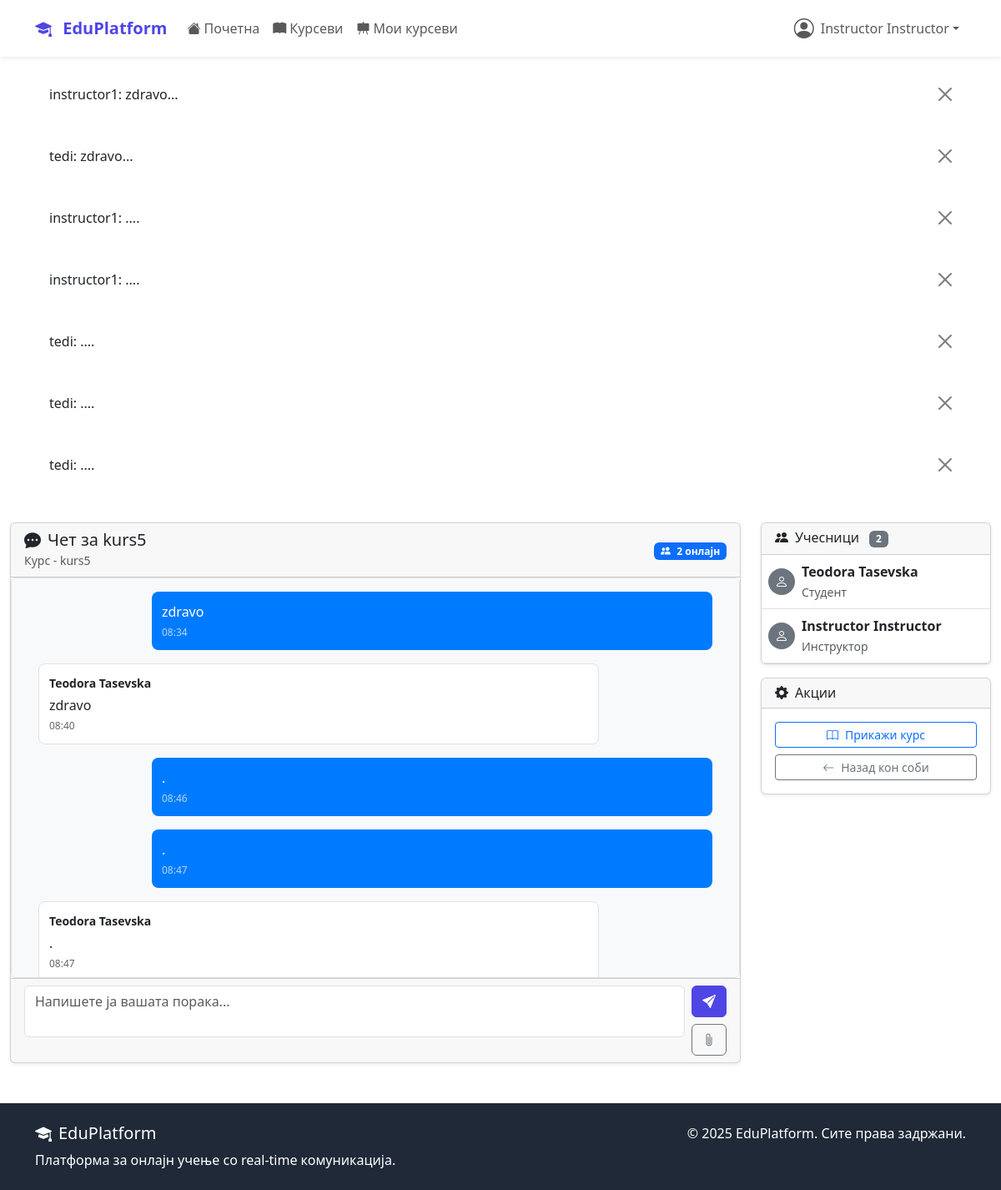
Screenshot of /chat/room/3/ (signed in) with the database file from the repository.
### accounts/models.py (models this page shows, shortened)
class User(AbstractUser):
    USER_TYPE_CHOICES = (
        ('student', 'Студент'),
        ('instructor', 'Инструктор'),
        ('admin', 'Администратор'),
    )
    user_type = models.CharField(
        max_length=20,
        choices=USER_TYPE_CHOICES,
        default='student'
    )
    bio = models.TextField(max_length=500, blank=True)
    profile_picture = models.ImageField(
        upload_to='profile_pics/',
        blank=True,  # Додадено
        null=True    # Додадено
    )
    birth_date = models.DateField(null=True, blank=True)
    phone_number = models.CharField(max_length=15, blank=True)
    created_at = models.DateTimeField(auto_now_add=True)
    updated_at = models.DateTimeField(auto_now=True)

### chat/models.py (models this page shows, shortened)
class Message(models.Model):
    MESSAGE_TYPE_CHOICES = (
        ('text', 'Текст'),
        ('file', 'Фајл'),
        ('image', 'Слика'),
        ('system', 'Системска'),
    )
    room = models.ForeignKey(ChatRoom, on_delete=models.CASCADE, related_name='messages')
    sender = models.ForeignKey(
        settings.AUTH_USER_MODEL,
        on_delete=models.CASCADE,
        related_name='sent_messages'
    )
    content = models.TextField()
    message_type = models.CharField(max_length=20, choices=MESSAGE_TYPE_CHOICES, default='text')
    file_attachment = models.FileField(upload_to='chat_files/', blank=True, null=True)
    reply_to = models.ForeignKey(
        'self',
        on_delete=models.CASCADE,
        null=True,
        blank=True,
        related_name='replies'
    )
    is_edited = models.BooleanField(default=False)
    edited_at = models.DateTimeField(null=True, blank=True)
    timestamp = models.DateTimeField(auto_now_add=True)
    class Meta:
        ordering = ['timestamp']
    def __str__(self):
        return f"{self.sender.username}: {self.content[:50]}..."

class ChatRoom(models.Model):
    ROOM_TYPE_CHOICES = (
        ('course', 'Курс'),
        ('private', 'Приватен'),
        ('general', 'Општ'),
    )
    name = models.CharField(max_length=100)
    room_type = models.CharField(max_length=20, choices=ROOM_TYPE_CHOICES)
    course = models.OneToOneField(
        Course,
        on_delete=models.CASCADE,
        null=True,
        blank=True,
        related_name='chat_room'
    )
    participants = models.ManyToManyField(
        settings.AUTH_USER_MODEL,
        related_name='chat_rooms'
    )
    created_by = models.ForeignKey(
        settings.AUTH_USER_MODEL,
        on_delete=models.CASCADE,
        related_name='created_rooms'
    )
    is_active = models.BooleanField(default=True)
    created_at = models.DateTimeField(auto_now_add=True)
    def get_room_group_name(self):
        return f"chat_{self.id}"

### courses/models.py (models this page shows, shortened)
class Course(models.Model):
    DIFFICULTY_CHOICES = (
        ('beginner', 'Почетник'),
        ('intermediate', 'Средно'),
        ('advanced', 'Напредно'),
    )
    STATUS_CHOICES = (
        ('draft', 'Нацрт'),
        ('published', 'Објавен'),
        ('archived', 'Архивиран'),
    )
    title = models.CharField(max_length=200)
    slug = models.SlugField(unique=True, blank=True, max_length=250)
    description = models.TextField()
    instructor = models.ForeignKey(
        settings.AUTH_USER_MODEL,
        on_delete=models.CASCADE,
        related_name='courses_taught'
    )
    category = models.ForeignKey(Category, on_delete=models.CASCADE)
    thumbnail = models.ImageField(upload_to='course_thumbnails/', blank=True)
    price = models.DecimalField(max_digits=8, decimal_places=2, default=0.00)
    difficulty = models.CharField(max_length=20, choices=DIFFICULTY_CHOICES)
    status = models.CharField(max_length=20, choices=STATUS_CHOICES, default='published')
    duration_hours = models.PositiveIntegerField(help_text="Должина во часови")
    max_students = models.PositiveIntegerField(null=True, blank=True)
    requirements = models.TextField(blank=True, help_text="Предуслови за курсот")
    what_you_learn = models.TextField(help_text="Што ќе научат студентите")
    created_at = models.DateTimeField(auto_now_add=True)
    updated_at = models.DateTimeField(auto_now=True)
    class Meta:
        ordering = ['-created_at']
    def get_absolute_url(self):
        return reverse('courses:detail', kwargs={'slug': self.slug})

### chat/views.py (the view, shortened to what this page needs)
# urls.py: path('room/<int:room_id>/', views.ChatRoomView.as_view(), name='room'),
class ChatRoomView(LoginRequiredMixin, DetailView):
    model = ChatRoom
    template_name = 'chat/room.html'
    context_object_name = 'room'
    pk_url_kwarg = 'room_id'
    def get_object(self):
        room = get_object_or_404(ChatRoom, id=self.kwargs['room_id'])
        return room
    def get_context_data(self, **kwargs):
        context = super().get_context_data(**kwargs)
        room = self.object
        context['messages'] = Message.objects.filter(
            room=room
        ).select_related('sender').order_by('-timestamp')[:50][::-1]
        context['participants'] = room.participants.all()
        context['message_form'] = MessageForm()
        context['room_group_name'] = room.get_room_group_name()
        return context

### templates/chat/room.html (shortened to what this page needs)
{% extends 'base.html' %}
{% block content %}
<div class="container-fluid mt-4">
    <div class="row">
        <div class="col-lg-9">
            <div class="card shadow-sm">
                <div class="card-header">
                    <div class="d-flex justify-content-between align-items-center">
                        <div>
                            <h5 class="mb-0">
                                <i class="bi bi-chat-dots-fill me-2"></i>{{ room.name }}
                            </h5>
                            <small class="text-muted">
                                {{ room.get_room_type_display }}
                                {% if room.course %} - {{ room.course.title }}{% endif %}
                            </small>
                        </div>
                        <div>
                            <span class="badge bg-primary" id="online-count">
                                <i class="bi bi-people-fill me-1"></i>
                                <span id="participant-count">{{ participants.count }}</span> онлајн
                            </span>
                        </div>
                    </div>
                </div>
                <div class="card-body p-0">
                    <div class="chat-container p-3" id="chat-messages">
                        {% for message in messages %}
                        <div class="message {% if message.sender == user %}own{% else %}other{% endif %}"
                             data-message-id="{{ message.id }}">
                            {% if message.sender != user %}
                                <div class="message-sender">{{ message.sender.get_full_name|default:message.sender.username }}</div>
                            {% endif %}
                            <div class="message-content">{{ message.content }}</div>
                            <div class="message-time">{{ message.timestamp|date:"H:i" }}</div>
                        </div>
                        {% endfor %}
                    </div>
                </div>
                <div class="card-footer">
                    <form id="message-form" class="d-flex">
                        <div class="flex-grow-1 me-2">
                            <textarea class="form-control message-input"
                                      id="message-input"
                                      placeholder="Напишете ја вашата порака..."
                                      rows="2"></textarea>
                        </div>
                        <div class="d-flex flex-column">
                            <button type="submit" class="btn btn-primary mb-2" id="send-button">
                                <i class="bi bi-send-fill"></i>
                            </button>
                            <button type="button" class="btn btn-outline-secondary" id="attach-button">
                                <i class="bi bi-paperclip"></i>
                            </button>
                        </div>
                    </form>
                </div>
            </div>
        </div>
        <div class="col-lg-3">
            <div class="card shadow-sm">
                <div class="card-header">
                    <h6 class="mb-0">
                        <i class="bi bi-people-fill me-2"></i>Учесници
                        <span class="badge bg-secondary ms-2">{{ participants.count }}</span>
                    </h6>
                </div>
                <div class="card-body p-0">
                    <div class="online-users" id="participants-list">
                        {% for participant in participants %}
                        <div class="d-flex align-items-center p-2 border-bottom participant-item"
                             data-user-id="{{ participant.id }}">
                            {% if participant.profile_picture %}
                                <img src="{{ participant.profile_picture.url }}"
                                     alt="{{ participant.get_full_name }}"
                                     class="rounded-circle me-2" width="32" height="32">
                            {% else %}
                                <div class="bg-secondary rounded-circle d-flex align-items-center justify-content-center me-2"
                                     style="width: 32px; height: 32px;">
                                    <i class="bi bi-person text-white"></i>
                                </div>
                            {% endif %}
                            <div class="flex-grow-1">
                                <div class="fw-bold">{{ participant.get_full_name|default:participant.username }}</div>
                                <small class="text-muted">{{ participant.get_user_type_display }}</small>
                            </div>
                        </div>
                        {% endfor %}
                    </div>
                </div>
            </div>
            <div class="card shadow-sm mt-3">
                <div class="card-header">
                    <h6 class="mb-0"><i class="bi bi-gear-fill me-2"></i>Акции</h6>
                </div>
                <div class="card-body">
                    <div class="d-grid gap-2">
                        {% if room.course %}
                        <a href="{{ room.course.get_absolute_url }}" class="btn btn-outline-primary btn-sm">
                            <i class="bi bi-book me-2"></i>Прикажи курс
                        </a>
                        {% endif %}
                        <a href="{% url 'chat:list' %}" class="btn btn-outline-secondary btn-sm">
                            <i class="bi bi-arrow-left me-2"></i>Назад кон соби
                        </a>
                    </div>
                </div>
            </div>
        </div>
    </div>
</div>
{% endblock %}

### templates/base.html (shortened to what this page needs)
<!DOCTYPE html>
<html lang="mk">
<head>
    <link href="https://cdn.jsdelivr.net/npm/bootstrap@5.3.2/dist/css/bootstrap.min.css" rel="stylesheet">
    <link rel="stylesheet" href="https://cdn.jsdelivr.net/npm/bootstrap-icons@1.11.1/font/bootstrap-icons.css">
</head>
<body class="d-flex flex-column min-vh-100">
    <nav class="navbar navbar-expand-lg navbar-light bg-white shadow-sm">
        <div class="container">
            <a class="navbar-brand" href="{% url 'dashboard:home' %}">
                <i class="bi bi-mortarboard-fill me-2"></i>
                EduPlatform
            </a>
            <div class="collapse navbar-collapse" id="navbarNav">
                <ul class="navbar-nav me-auto">
                    <li class="nav-item">
                        <a class="nav-link" href="{% url 'dashboard:home' %}">
                            <i class="bi bi-house-fill me-1"></i>Почетна
                        </a>
                    </li>
                    <li class="nav-item">
                        <a class="nav-link" href="{% url 'courses:list' %}">
                            <i class="bi bi-book-fill me-1"></i>Курсеви
                        </a>
                    </li>
                    {% if user.is_authenticated and user.user_type == 'instructor' %}
                    <li class="nav-item">
                        <a class="nav-link" href="{% url 'courses:my_courses' %}">
                            <i class="bi bi-easel-fill me-1"></i>Мои курсеви
                        </a>
                    </li>
                    {% endif %}
                </ul>
                <ul class="navbar-nav">
                    {% if user.is_authenticated %}
                        <li class="nav-item dropdown">
                            <a class="nav-link dropdown-toggle d-flex align-items-center" href="#"
                               id="navbarDropdown" role="button" data-bs-toggle="dropdown">
                                {% if user.profile_picture %}
                                    <img src="{{ user.profile_picture.url }}" alt="Профил"
                                         class="rounded-circle me-2" width="32" height="32">
                                {% else %}
                                    <i class="bi bi-person-circle me-2 fs-4"></i>
                                {% endif %}
                                {{ user.get_full_name|default:user.username }}
                            </a>
                        </li>
                    {% endif %}
                </ul>
            </div>
        </div>
    </nav>
    {% if messages %}
        <div class="container mt-3">
            {% for message in messages %}
                <div class="alert alert-{{ message.tags }} alert-dismissible fade show" role="alert">
                    {{ message }}
                    <button type="button" class="btn-close" data-bs-dismiss="alert"></button>
                </div>
            {% endfor %}
        </div>
    {% endif %}
    <main class="flex-grow-1">
        {% block content %}{% endblock %}
    </main>
    <footer class="footer mt-5 py-4">
        <div class="container">
            <div class="row">
                <div class="col-md-6">
                    <h5><i class="bi bi-mortarboard-fill me-2"></i>EduPlatform</h5>
                    <p class="mb-0">Платформа за онлајн учење со real-time комуникација.</p>
                </div>
                <div class="col-md-6 text-md-end">
                    <p class="mb-0">&copy; 2025 EduPlatform. Сите права задржани.</p>
                </div>
            </div>
        </div>
    </footer>
</body>
</html>

### rows the page displays
User: get_full_name "Instructor Instructor", user_type "Инструктор"
Message: sender+content "instructor1: zdravo...", content "zdravo", timestamp "08:34"
Message: sender+content "tedi: zdravo...", sender.get_full_name "Teodora Tasevska", content "zdravo", timestamp "08:40"
Message: sender+content "instructor1: ....", content ".", timestamp "08:46"
Message: sender+content "instructor1: ....", content ".", timestamp "08:47"
Message: sender+content "tedi: ....", sender.get_full_name "Teodora Tasevska", content ".", timestamp "08:47"
Message: sender+content "tedi: ...."
Message: sender+content "tedi: ...."
ChatRoom: name "Чет за kurs5", room_type "Курс", course "kurs5"
User: get_full_name "Teodora Tasevska", user_type "Студент"

### other values shown
{{ participants.count }} "2"
